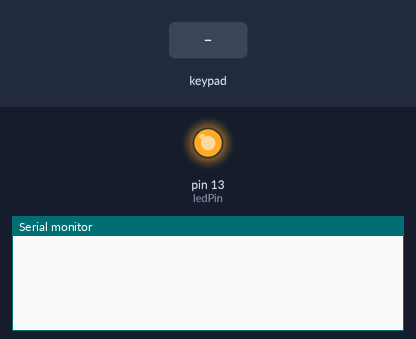
Bench run of a sketch on a simulated Arduino Leonardo, built with avr-gcc and run on an emulated ATmega32U4. Parts: output pins drawn as LEDs (lit = HIGH), the last lines printed to the serial monitor. Inputs (shaded band) come from the test bench. USB keyboard and mouse output is not drawn.

Above: at 1.2 s.
1.3 s: key 'u' pressed
At 1.7 s:
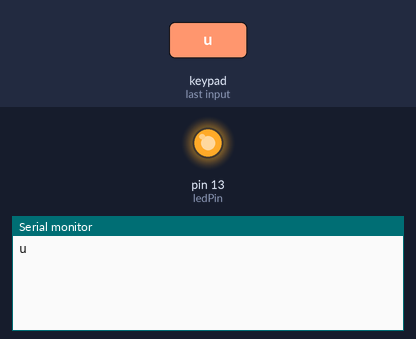
2.8 s: key 'r' pressed
At 4.0 s:
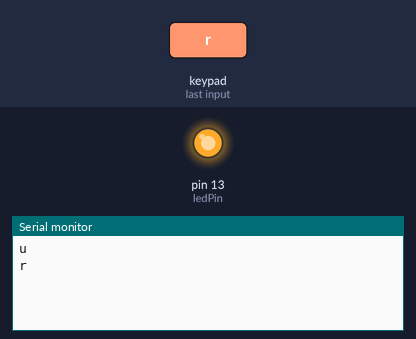
4.3 s: key 'p' pressed
At 5.1 s:
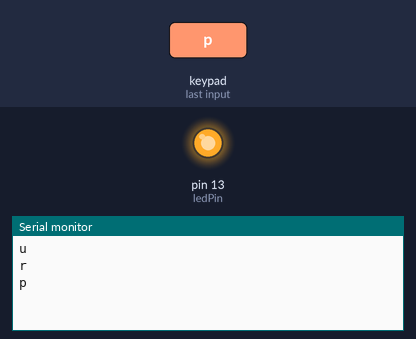

Measured:
- after the input at 1.3 s, the serial monitor: prints a new line at once (image 1)
- after the input at 2.8 s, the serial monitor: prints a new line at once (image 2)
- after the input at 4.3 s, the serial monitor: prints a new line at once (image 3)

The sketch:

CustomKeypad.ino
```cpp
/* @file EventSerialKeypad.pde
 || @version 1.0
 || @author Alexander Brevig
 || @contact alexanderbrevig@gmail.com
 ||
 || @description
 || | Demonstrates using the KeypadEvent.
 || #
 */
#include <Keypad.h>
#include "Keyboard.h"

const byte ROWS = 4; //four rows
const byte COLS = 4; //three columns
char keys[ROWS][COLS] = {
    {'u','u','r','r'},
    {'u','u','p','p'},
    {'d','d','p','p'},
    {'d','d','l','l'}
};

byte rowPins[ROWS] = {5, 4, 3, 2}; //connect to the row pinouts of the keypad
byte colPins[COLS] = {6, 7, 8, 9}; //connect to the column pinouts of the keypad

Keypad keypad = Keypad( makeKeymap(keys), rowPins, colPins, ROWS, COLS );
byte ledPin = 13;

boolean blink = false;
boolean ledPin_state;

void setup(){
    Serial.begin(9600);
    pinMode(ledPin, OUTPUT);              // Sets the digital pin as output.
    digitalWrite(ledPin, HIGH);           // Turn the LED on.
    ledPin_state = digitalRead(ledPin);   // Store initial LED state. HIGH when LED is on.
    keypad.addEventListener(keypadEvent); // Add an event listener for this keypad

    Keyboard.begin();
}

void loop(){
    char key = keypad.getKey();

    if (key) {
        Serial.println(key);
    }
    if (blink){
        digitalWrite(ledPin,!digitalRead(ledPin));    // Change the ledPin from Hi2Lo or Lo2Hi.
        delay(100);
    }
}

// Taking care of some special events.
void keypadEvent(KeypadEvent key){
    switch (keypad.getState()){
    case PRESSED:
        if (key == 'u') {
            //digitalWrite(ledPin,!digitalRead(ledPin));
            //ledPin_state = digitalRead(ledPin);        // Remember LED state, lit or unlit.
            Keyboard.write(KEY_UP_ARROW);
        }

        if (key == 'd') {
            //digitalWrite(ledPin,!digitalRead(ledPin));
            //ledPin_state = digitalRead(ledPin);        // Remember LED state, lit or unlit.
            Keyboard.write(KEY_DOWN_ARROW);
        }

        if (key == 'r') {
            //digitalWrite(ledPin,!digitalRead(ledPin));
            //ledPin_state = digitalRead(ledPin);        // Remember LED state, lit or unlit.
            Keyboard.write(KEY_RIGHT_ARROW);
        }

        if (key == 'l') {
            //digitalWrite(ledPin,!digitalRead(ledPin));
            //ledPin_state = digitalRead(ledPin);        // Remember LED state, lit or unlit.
            Keyboard.write(KEY_LEFT_ARROW);
        }

        if (key == 'p') {
            //digitalWrite(ledPin,!digitalRead(ledPin));
            //ledPin_state = digitalRead(ledPin);        // Remember LED state, lit or unlit.
            Keyboard.write(' ');
        }
        break;

    /* case RELEASED:
        if (key == 'b') {
            digitalWrite(ledPin,ledPin_state);    // Restore LED state from before it started blinking.
            blink = false;
        }
        break;

    case HOLD:
        if (key == 'b') {
            blink = true;    // Blink the LED when holding the * key.
        }
        break; */
    }
}
```
